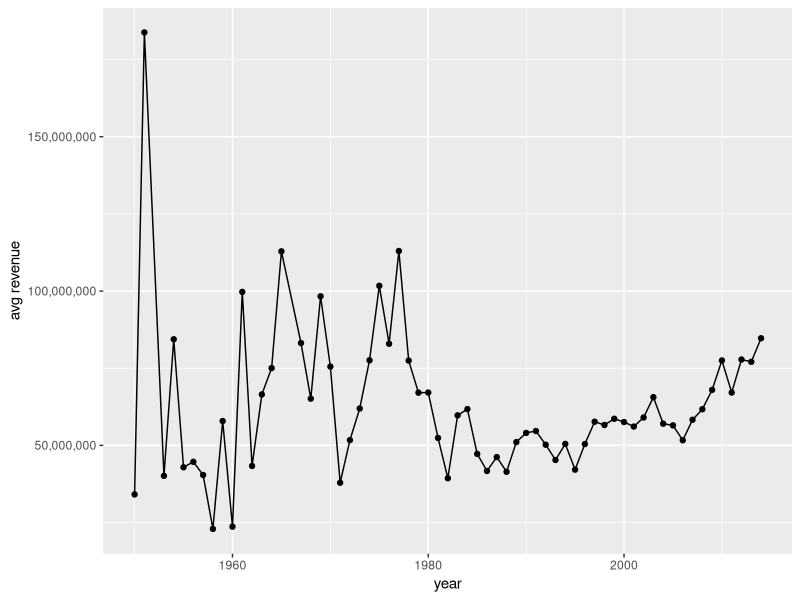
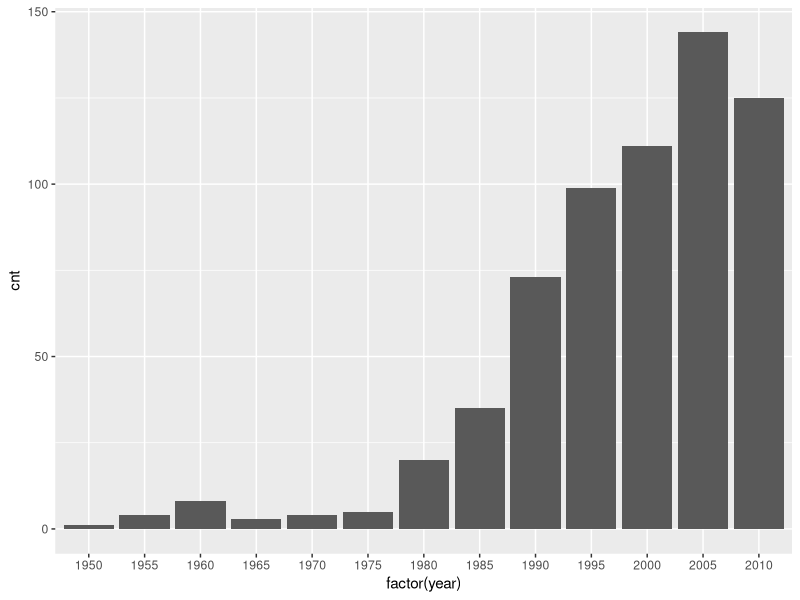
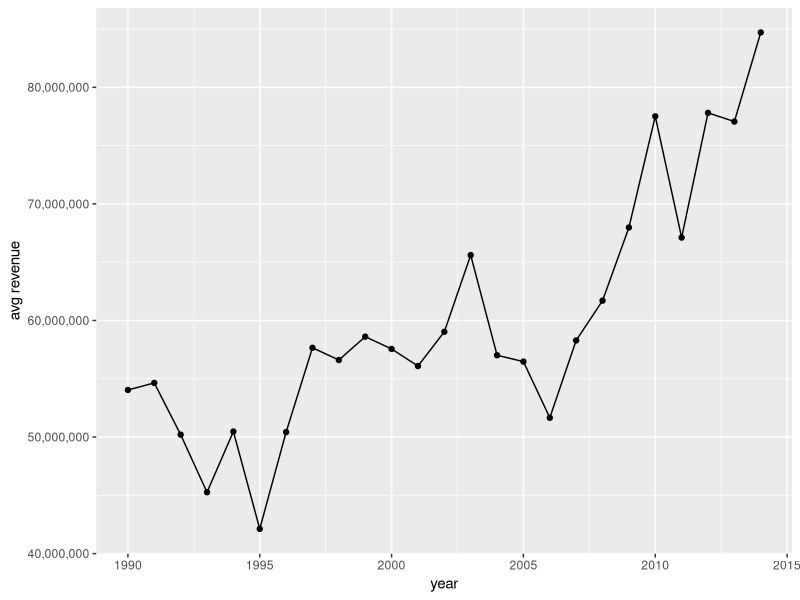
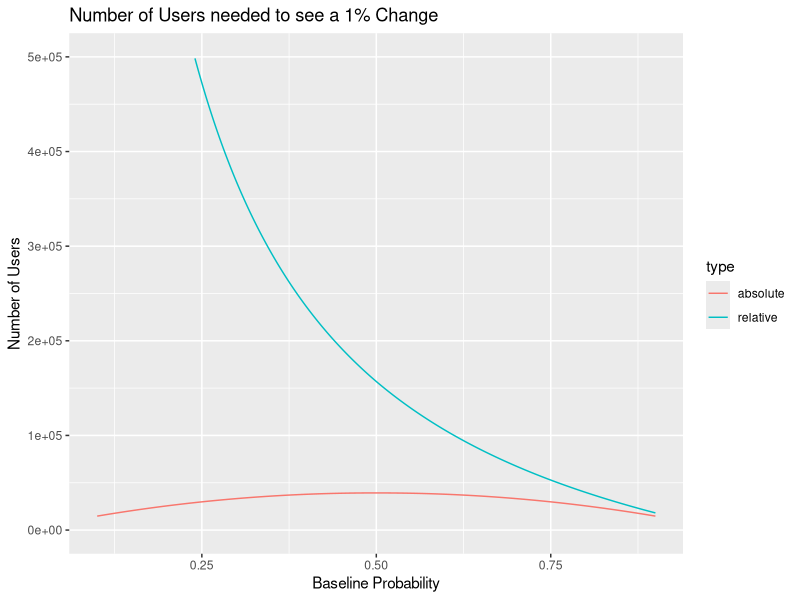

Here is the R script that generated these plots, in order:
## ---- chunk 1
#setwd("~/Desktop/imdb_project/data")
library(dplyr)

#list.files()
dir()
## ---- chunk 2
df.basic = read.csv(file = "./../data/movie_data_basic.csv", sep = ",", header = FALSE)
#df.basic = read.csv(file = "movie_data.csv", sep = ",", header = FALSE)
colnames(df.basic) = c("name", "year", "genre", "runtime", "rating", "num_votes")
head(df.basic, 5)

df.more = read.csv(file = "./../data/movie_data_more.csv", sep = ",", header = FALSE)
#df.more = read.csv(file = "movie_box_office.csv", sep = ",", header = FALSE)
colnames(df.more) = c("name", "revenue", "director", "actor1", "actor2", "actor3", "rated")
head(df.more, 5)
## ---- chunk 3
df.basic$name = tolower(df.basic$name)
df.more$name = tolower(df.more$name)
df.joined = inner_join(df.basic, df.more, by = 'name')
#write.table(df.joined, file = "d3_imdb_data.csv", quote = FALSE, sep = ",", row.names = FALSE, col.names = TRUE)
dim(df.joined)
head(df.joined)
## ---- chunk 4
df = tbl_df(df.joined)
df

# another way to look at it
df %>% glimpse()
## ---- chunk 5
df %>% group_by(genre) %>% summarise(cnt = n()) %>% arrange(desc(cnt))
## ---- chunk 6
# By revenue
df %>% 
   group_by(genre) %>% 
   summarise(cnt = n(),
                 avg_rating = mean(rating),
                 avg_revenue = mean(revenue),
                 avg_votes = mean(num_votes)) %>%
  arrange(desc(avg_revenue)) %>%
  head(5)

# By average rating
df %>% 
   group_by(genre) %>% 
   summarise(cnt = n(),
                 avg_rating = mean(rating),
                 avg_revenue = mean(revenue),
                 avg_votes = mean(num_votes)) %>%
  arrange(desc(avg_rating))

# By average votes
df %>% 
   group_by(genre) %>% 
   summarise(cnt = n(),
                 avg_rating = mean(rating),
                 avg_revenue = mean(revenue),
                 avg_votes = mean(num_votes)) %>%
  arrange(desc(avg_votes))
## ---- chunk 7
df %>% filter(genre == 'Western')
## ---- chunk 8
# By ratings
df %>%
   group_by(genre) %>% 
   summarise(cnt = n(),
                 avg_rating = mean(rating),
                 avg_revenue = mean(revenue),
                 avg_votes = mean(num_votes)) %>%
  filter(cnt >= 100) %>%
  arrange(desc(avg_rating))
# By votes
df %>%
   group_by(genre) %>% 
   summarise(cnt = n(),
                 avg_rating = mean(rating),
                 avg_revenue = mean(revenue),
                 avg_votes = mean(num_votes)) %>%
  filter(cnt >= 100) %>%
  arrange(desc(avg_votes))
## ---- chunk 9
df.by.year = df %>%
   select(year, revenue) %>%
   group_by(year) %>%
   summarise(cnt = n(), avg_revenue = mean(revenue)) %>%
   arrange(desc(year))

library(ggplot2)
library(scales)
ggplot(df.by.year, aes(x = year, y = avg_revenue)) + geom_point() + geom_line() + xlab("year") + ylab("avg revenue") + scale_y_continuous(labels = comma) 
## ---- chunk 10
df.by.year %>% tail(10)
## ---- chunk 11
df.by.year.gap = df.by.year %>% filter(year %% 5 == 0)
ggplot(df.by.year.gap, aes(x = factor(year), y = cnt)) + geom_bar(stat = "identity")
## ---- chunk 12

df.by.year %>% filter(year >= 1990) %>% 
    ggplot(aes(x = year, y = avg_revenue)) + 
    geom_point() + 
    geom_line() + 
    xlab("year") + 
    ylab("avg revenue") + 
    scale_y_continuous(labels = comma)
## ---- chunk 13
df.by.director = df %>% 
        group_by(director) %>%
        summarise(cnt_uu = n_distinct(name),
                  cnt = n(),
                  avg_revenue = mean(revenue)) %>%
        arrange(desc(avg_revenue))

df.by.director %>% head(10) # top 10 money making directors
## ---- chunk 14
df.joined %>% filter(director == 'Joss Whedon')
## ---- chunk 15
df.joined %>% filter(director == 'James Cameron')
## ---- chunk 16
df %>% 
  group_by(director) %>%
  summarise(cnt_uu = n_distinct(name),
            cnt = n(),
            max_revenue = max(revenue),
            median_revenue = median(revenue)) %>%
  arrange(desc(max_revenue))
## ---- chunk 17
library(reshape2)
# dataset pre-melt
df %>% head(3) %>% select(name, actor1, actor2, actor3)

# dataset melted
df %>% head(3) %>%
  select(name, actor1, actor2, actor3, revenue) %>%
  melt(id = c("name", "revenue")) %>% 
  select(name, value, revenue)
## ---- chunk 18
df.by.actor = df %>%
  select(name, actor1, actor2, actor3, revenue) %>%
  melt(id = c("name", "revenue")) %>% 
  select(name, value, revenue)

colnames(df.by.actor) = c("movie", "actor", "revenue")

df.by.actor %>% 
  group_by(actor) %>%
  summarise(cnt = n(),
            count_uu = n_distinct(movie),
            avg_revenue = mean(revenue)) %>%
  filter(count_uu > 10) %>%
  arrange(desc(avg_revenue)) %>%
  head(50)
## ---- chunk 19
df.by.actor %>%
  mutate(global_avg = mean(revenue)) %>%
  group_by(actor) %>%
  summarize(cnt = n(),
            global_avg = first(global_avg),
            avg_revenue = mean(revenue)) %>%
  mutate(inflation_factor = avg_revenue / global_avg) %>%
  arrange(desc(inflation_factor)) %>% head()
## ---- chunk 20
library(dplyr)
library(tidyr)

data.frame(p=seq(0.1,0.9,length=1000)) %>%
  rowwise() %>%
  mutate(relative=power.prop.test(p1=p, p2=p*(if (p < 0.5) 1.01 else 0.99), 
                                  power=0.8, sig.level=0.05)[[1]],
         absolute=power.prop.test(p1=p, p2=p+(if (p < 0.5) 0.01 else - 0.01), 
                                  power=0.8, sig.level=0.05)[[1]]) %>%
  gather(type, n, relative:absolute) %>%
  ggplot(aes(x=p, y=n, color=type)) +
  geom_line() + 
  ylim(0,500000) +
  xlab('Baseline Probability') +
  ylab('Number of Users') +
  ggtitle('Number of Users needed to see a 1% Change')
